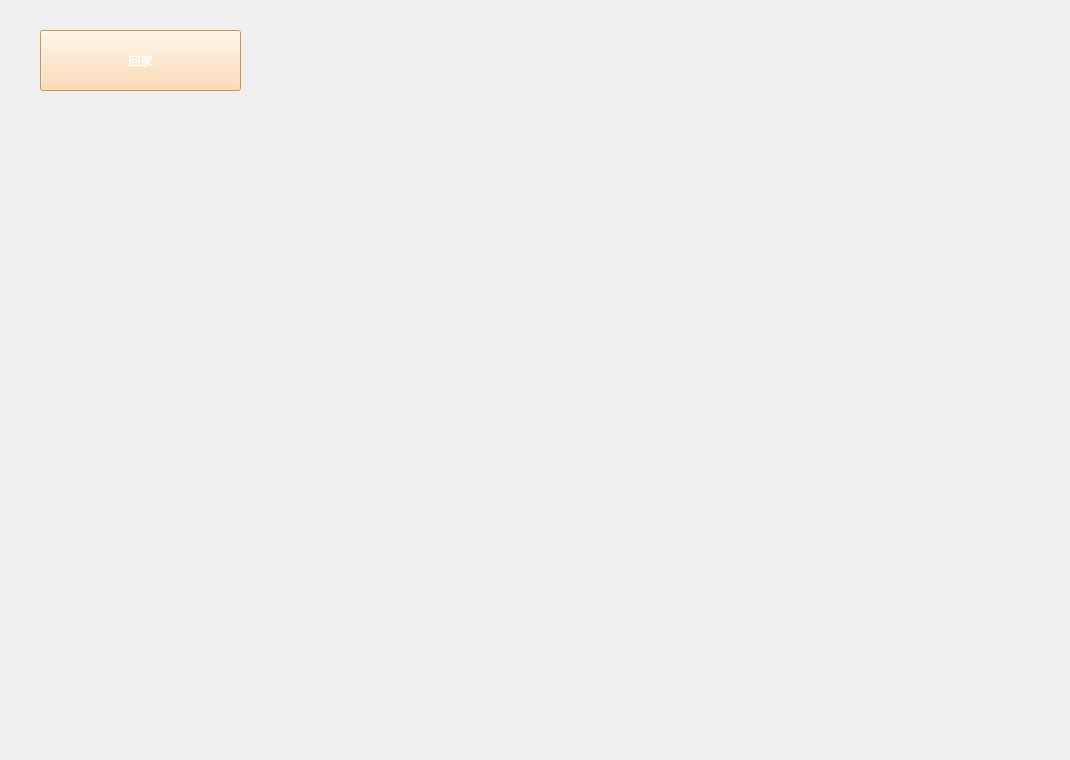
     <widget class="QWidget" name="honor">
      <property name="styleSheet">
       <string notr="true">background-image: url(:/honor/img/honorback.png);</string>
      </property>
      <widget class="QLabel" name="label_2">
       <property name="geometry">
        <rect>
         <x>250</x>
         <y>400</y>
         <width>201</width>
         <height>51</height>
        </rect>
       </property>
       <property name="styleSheet">
        <string notr="true">background-image: url(:/honor/img/honor2.png);
color: rgb(227, 125, 63);
font: 14pt &quot;华文琥珀&quot;;</string>
       </property>
       <property name="text">
        <string/>
       </property>
      </widget>
      <widget class="QLabel" name="label_3">
       <property name="geometry">
        <rect>
         <x>550</x>
         <y>400</y>
         <width>201</width>
         <height>51</height>
        </rect>
       </property>
       <property name="styleSheet">
        <string notr="true">background-image: url(:/honor/img/honor2.png);
color: rgb(227, 125, 63);
font: 14pt &quot;华文琥珀&quot;;</string>
       </property>
       <property name="text">
        <string/>
       </property>
      </widget>
      <widget class="QLabel" name="label_4">
       <property name="geometry">
        <rect>
         <x>840</x>
         <y>400</y>
         <width>201</width>
         <height>51</height>
        </rect>
       </property>
       <property name="styleSheet">
        <string notr="true">background-image: url(:/honor/img/honor2.png);
color: rgb(227, 125, 63);
font: 14pt &quot;华文琥珀&quot;;</string>
       </property>
       <property name="text">
        <string/>
       </property>
      </widget>
      <widget class="QLabel" name="label_5">
       <property name="geometry">
        <rect>
         <x>250</x>
         <y>700</y>
         <width>201</width>
         <height>51</height>
        </rect>
       </property>
       <property name="styleSheet">
        <string notr="true">background-image: url(:/honor/img/honor2.png);
color: rgb(227, 125, 63);
font: 14pt &quot;华文琥珀&quot;;</string>
       </property>
       <property name="text">
        <string/>
       </property>
      </widget>
      <widget class="QLabel" name="label_6">
       <property name="geometry">
        <rect>
         <x>550</x>
         <y>700</y>
         <width>201</width>
         <height>51</height>
        </rect>
       </property>
       <property name="styleSheet">
        <string notr="true">background-image: url(:/honor/img/honor2.png);
color: rgb(227, 125, 63);
font: 14pt &quot;华文琥珀&quot;;</string>
       </property>
       <property name="text">
        <string/>
       </property>
      </widget>
      <widget class="QLabel" name="label_7">
       <property name="geometry">
        <rect>
         <x>840</x>
         <y>700</y>
         <width>201</width>
         <height>51</height>
        </rect>
       </property>
       <property name="styleSheet">
        <string notr="true">background-image: url(:/honor/img/honor2.png);
color: rgb(227, 125, 63);
font: 14pt &quot;华文琥珀&quot;;</string>
       </property>
       <property name="text">
        <string/>
       </property>
      </widget>
      <widget class="QPushButton" name="pushButton">
       <property name="geometry">
        <rect>
         <x>40</x>
         <y>30</y>
         <width>201</width>
         <height>61</height>
        </rect>
       </property>
       <property name="styleSheet">
        <string notr="true">background-color: rgb(255, 211, 160);
font: 20pt &quot;华文琥珀&quot;;
background-image: url(:/main/img/store.png);
color:white;</string>
       </property>
       <property name="text">
        <string>回家</string>
       </property>
      </widget>
      <widget class="QLabel" name="label_8">
       <property name="geometry">
        <rect>
         <x>240</x>
         <y>200</y>
         <width>231</width>
         <height>191</height>
        </rect>
       </property>
       <property name="toolTip">
        <string>爱心数量达到1，可获得称号“爱心家庭”</string>
       </property>
       <property name="toolTipDuration">
        <number>0</number>
       </property>
       <property name="styleSheet">
        <string notr="true">background: transparent; </string>
       </property>
       <property name="text">
        <string/>
       </property>
      </widget>
      <widget class="QLabel" name="label_9">
       <property name="geometry">
        <rect>
         <x>530</x>
         <y>200</y>
         <width>231</width>
         <height>191</height>
        </rect>
       </property>
       <property name="toolTip">
        <string>爱心数量达到10，可获称号“爱心大侠”</string>
       </property>
       <property name="toolTipDuration">
        <number>0</number>
       </property>
       <property name="styleSheet">
        <string notr="true">background: transparent; </string>
       </property>
       <property name="text">
        <string/>
       </property>
      </widget>
      <widget class="QLabel" name="label_10">
       <property name="geometry">
        <rect>
         <x>830</x>
         <y>200</y>
         <width>231</width>
         <height>191</height>
        </rect>
       </property>
       <property name="toolTip">
        <string>爱心数量达到20，可获得称号”爱心超人“</string>
       </property>
       <property name="styleSheet">
        <string notr="true">background: transparent; </string>
       </property>
       <property name="text">
        <string/>
       </property>
      </widget>
      <widget class="QLabel" name="label_11">
       <property name="geometry">
        <rect>
         <x>240</x>
         <y>500</y>
         <width>231</width>
         <height>191</height>
        </rect>
       </property>
       <property name="toolTip">
        <string>金币数达到66，可得称号”财富初生“</string>
       </property>
       <property name="toolTipDuration">
        <number>0</number>
       </property>
       <property name="styleSheet">
        <string notr="true">background: transparent; </string>
       </property>
       <property name="text">
        <string/>
       </property>
      </widget>
      <widget class="QLabel" name="label_12">
       <property name="geometry">
        <rect>
         <x>530</x>
         <y>500</y>
         <width>231</width>
         <height>191</height>
        </rect>
       </property>
       <property name="toolTip">
        <string>金币数量到达100，可获得称号”金币大亨“</string>
       </property>
       <property name="toolTipDuration">
        <number>0</number>
       </property>
       <property name="styleSheet">
        <string notr="true">background: transparent; </string>
       </property>
       <property name="text">
        <string/>
       </property>
      </widget>
      <widget class="QLabel" name="label_13">
       <property name="geometry">
        <rect>
         <x>820</x>
         <y>500</y>
         <width>231</width>
         <height>191</height>
        </rect>
       </property>
       <property name="toolTip">
        <string>金币数量达到666，可获得称号”百万富翁“</string>
       </property>
       <property name="toolTipDuration">
        <number>0</number>
       </property>
       <property name="styleSheet">
        <string notr="true">background: transparent; </string>
       </property>
       <property name="text">
        <string/>
       </property>
      </widget>
     </widget>
